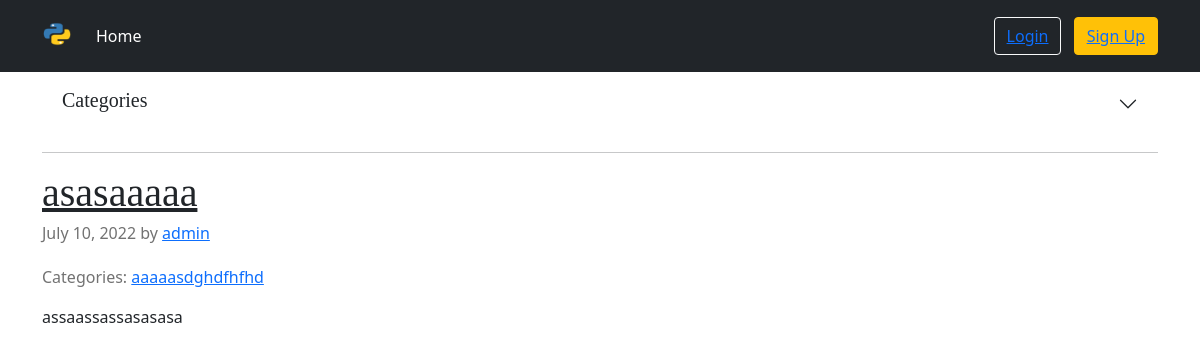
The page /post/asasaaaaa/ on the database its author committed.
### blog/models.py (models this page shows, shortened)
class Post(models.Model):
    title = models.CharField(max_length=50, unique=True)
    text = models.TextField()
    category = models.ManyToManyField(Category)
    slug = models.SlugField(max_length=20, unique=True, db_index=True)
    date = models.DateField(auto_now_add=True, blank=True, null=True)
    author = models.ForeignKey(User, on_delete=models.CASCADE)
    def get_absolute_url(self):
        return reverse('blog:get_one_post', kwargs={'slug': self.slug})
    class Meta:
        ordering = ['-pk']

class Category(models.Model):
    name = models.CharField(max_length=20, unique=True)
    slug = models.SlugField(max_length=20, unique=True, db_index=True)
    def __str__(self):
        return str(self.name)
    def get_absolute_url(self):
        return reverse('blog:get_posts_by_category', kwargs={'category_slug': self.slug})
    class Meta:
        ordering = [Lower('name')]
        verbose_name_plural = 'Categories'

### user/models.py (models this page shows)
class User(AbstractUser):
    def get_absolute_url(self):
        return reverse('blog:user_posts', kwargs={'username': self.username})

### blog/views.py (the view)
# urls.py: path('post/<slug:slug>/', GetPostDetailsView.as_view(), name='get_one_post'),
class GetPostDetailsView(DetailView):
    template_name = 'blog/get_one_post.html'
    context_object_name = 'post'
    model = Post
    def get_context_data(self, *, object_list=None, **kwargs):
        context = super().get_context_data(**kwargs)
        context['title'] = Post.objects.filter(slug=self.kwargs['slug']).get().title
        context['categories'] = Category.objects.all()
        return context

### blog/templates/blog/get_one_post.html (shortened to what this page needs)
{% extends 'blog/base.html' %}
{% block content %}
<main class="container">
    <div class="accordion accordion-flush" id="accordionFlushExample">
        <div class="accordion-item">
            <h2 class="accordion-header" id="flush-headingOne">
                <button class="accordion-button collapsed" type="button" data-bs-toggle="collapse"
                    data-bs-target="#flush-collapseOne" aria-expanded="false" aria-controls="flush-collapseOne">
                    <h5>Categories</h5>
                </button>
            </h2>
        </div>
    </div>
    <hr>
    <article class="blog-post">
        <h2 class="blog-post-title"><a class="link-dark" href="{{ post.get_absolute_url }}">{{ post.title }}</a></h2>
        <p class="blog-post-meta">{{ post.date }} by <a href="{{ post.author.get_absolute_url }}">{{post.author }}</a></p>
        <p><span class="blog-post-meta">Categories:
            {% for category in post.category.all %}
            <a href="{{ category.get_absolute_url }}">{{ category }}</a>
            {% endfor %}
        </span></p>
        <p>{{ post.text }}</p>
    </article>
</main>
{% endblock %}

### blog/static/css/styles.css (style rules this page uses)
h1, h2, h3, h4, h5, h6 { font-family: "Playfair Display", Georgia, "Times New Roman", serif; }
.blog-post { margin-bottom: 4rem; }
.blog-post-title { margin-bottom: .25rem; font-size: 2.5rem; }
.blog-post-meta { margin-bottom: 1.25rem; color: #727272; }

### rows shown on the page
Post: title "asasaaaaa", date "July 10, 2022", author "admin", text "assaassassasasasa"
Category: name "aaaaasdghdfhfhd"
